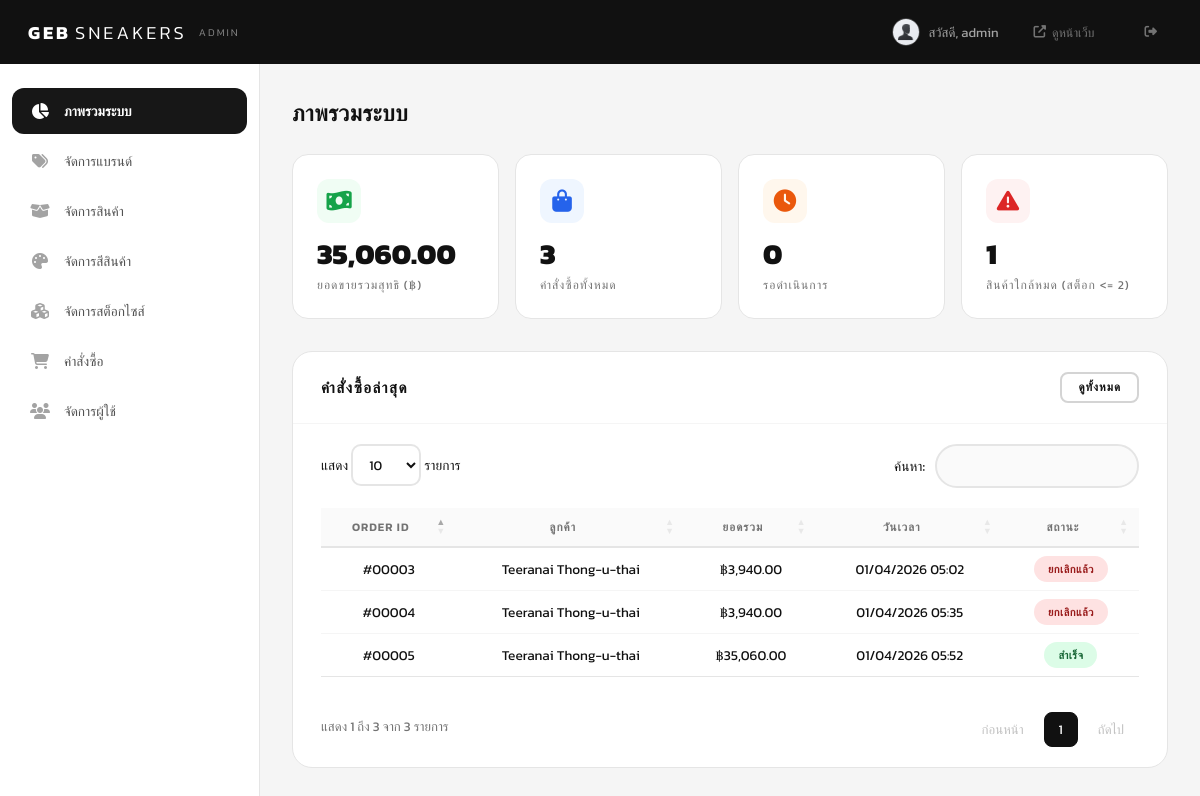
/admin/index.php (signed in), run on the app's committed database.
### tables this page shows
CREATE TABLE `tb_orders` (
  `o_id` int(11) NOT NULL,
  `u_id` int(11) DEFAULT NULL,
  `addr_id` int(11) DEFAULT NULL,
  `o_fullname` varchar(100) DEFAULT NULL,
  `o_phone` varchar(20) DEFAULT NULL,
  `o_address` text DEFAULT NULL,
  `o_total` decimal(10,2) NOT NULL,
  `o_status` enum('pending','confirmed','shipped','done','cancelled') DEFAULT 'pending',
  `admin_note` text DEFAULT NULL,
  `created_at` timestamp NOT NULL DEFAULT current_timestamp(),
  `updated_at` timestamp NOT NULL DEFAULT current_timestamp() ON UPDATE current_timestamp()
);

### admin/pages/dashboard.php (the view)
<?php
$resultTotalSales = $conn->query("SELECT SUM(o_total) as total FROM tb_orders WHERE o_status IN ('confirmed', 'shipped', 'done')");
$totalSales = $resultTotalSales->fetch_assoc()['total'] ?: 0;
$resultTotalOrders = $conn->query("SELECT COUNT(*) as count FROM tb_orders");
$totalOrders = $resultTotalOrders->fetch_assoc()['count'];
$resultPendingOrders = $conn->query("SELECT COUNT(*) as count FROM tb_orders WHERE o_status = 'pending'");
$pendingOrders = $resultPendingOrders->fetch_assoc()['count'];
$resultLowStock = $conn->query("SELECT COUNT(*) as count FROM tb_stock WHERE qty <= 2 AND qty > 0");
$lowStock = $resultLowStock->fetch_assoc()['count'];
$resultRecentOrders = $conn->query("SELECT * FROM tb_orders ORDER BY o_id DESC LIMIT 5");
$recentOrders = $resultRecentOrders->fetch_all(MYSQLI_ASSOC);
?>
<h1 class="admin-page-title">ภาพรวมระบบ</h1>
<div class="stats-grid">
    <a href="?page=orders" class="stat-card">
        <div class="stat-icon" style="color:var(--success);background:#f0fdf4;"><i class="fas fa-money-bill-wave"></i></div>
        <div class="stat-value"><?php echo number_format($totalSales, 2); ?></div>
        <div class="stat-label">ยอดขายรวมสุทธิ (฿)</div>
    </a>
    <a href="?page=orders" class="stat-card">
        <div class="stat-icon" style="color:var(--info);background:#eff6ff;"><i class="fas fa-shopping-bag"></i></div>
        <div class="stat-value"><?php echo $totalOrders; ?></div>
        <div class="stat-label">คำสั่งซื้อทั้งหมด</div>
    </a>
    <a href="?page=orders" class="stat-card">
        <div class="stat-icon" style="color:var(--warning);background:#fff7ed;"><i class="fas fa-clock"></i></div>
        <div class="stat-value"><?php echo $pendingOrders; ?></div>
        <div class="stat-label">รอดำเนินการ</div>
    </a>
    <a href="?page=stock" class="stat-card">
        <div class="stat-icon" style="color:var(--error);background:#fef2f2;"><i class="fas fa-exclamation-triangle"></i></div>
        <div class="stat-value"><?php echo $lowStock; ?></div>
        <div class="stat-label">สินค้าใกล้หมด (สต็อก <= 2)</div>
    </a>
</div>
<div class="admin-card">
    <div class="admin-card-header">
        <h3>คำสั่งซื้อล่าสุด</h3>
        <a href="?page=orders" class="btn btn-sm btn-secondary">ดูทั้งหมด</a>
    </div>
    <div class="admin-card-body" style="padding:0;">
        <table class="admin-table">
            <thead>
                <tr>
                    <th>Order ID</th>
                    <th>ลูกค้า</th>
                    <th>ยอดรวม</th>
                    <th>วันเวลา</th>
                    <th>สถานะ</th>
                </tr>
            </thead>
            <tbody>
                <?php foreach ($recentOrders as $recentOrder): ?>
                <tr>
                    <td>#<?php echo str_pad($recentOrder['o_id'], 5, '0', STR_PAD_LEFT); ?></td>
                    <td><?php echo sanitize($recentOrder['o_fullname']); ?></td>
                    <td><?php echo formatPrice($recentOrder['o_total']); ?></td>
                    <td><?php echo date('d/m/Y H:i', strtotime($recentOrder['created_at'])); ?></td>
                    <td><?php echo getStatusBadge($recentOrder['o_status']); ?></td>
                </tr>
                <?php endforeach; ?>
            </tbody>
        </table>
    </div>
</div>

### inc/function.php (shortened to what this page needs)
<?php
function sanitize($data) {
    return htmlspecialchars(trim($data), ENT_QUOTES, 'UTF-8');
}
function formatPrice($price) {
    return '฿' . number_format($price, 2);
}
function getStatusBadge($status) {
    $map = [
        'pending'   => ['รอดำเนินการ', 'badge-pending'],
        'confirmed' => ['เตรียมจัดส่ง', 'badge-confirmed'],
        'shipped'   => ['จัดส่งแล้ว', 'badge-shipped'],
        'done'      => ['สำเร็จ', 'badge-done'],
        'cancelled' => ['ยกเลิกแล้ว', 'badge-cancelled'],
        'approved'  => ['อนุมัติ', 'badge-done'],
        'rejected'  => ['ปฏิเสธ', 'badge-cancelled'],
    ];
    $info = $map[$status] ?? [$status, 'badge-pending'];
    return '<span class="badge ' . $info[1] . '">' . $info[0] . '</span>';
}

### assets/css/admin.css (style rules this page uses)
* { margin: 0; padding: 0; box-sizing: border-box; }
:root { --black: #111111; --white: #ffffff; --gray-50: #fafafa; --gray-100: #f5f5f5; --gray-200: #e5e5e5; --gray-300: #d4d4d4; --gray-400: #a3a3a3; --gray-500: #737373; --gray-600: #525252; --gray-700: #404040; --gray-800: #262626; --gray-900: #171717; --success: #16a34a; --error: #dc2626; --warning: #ea580c; --info: #2563eb; --font: 'Kanit', sans-serif; --ease: all 0.3s ease; --sidebar-w: 260px; --header-h: 64px; --radius-sm: 8px; --radius-md: 12px; --radius-lg: 16px; --radius-xl: 20px; --radius-pill: 50px; --shadow-sm: 0 1px 3px rgba(0,0,0,0.06); --shadow-md: 0 4px 12px rgba(0,0,0,0.08); --shadow-lg: 0 8px 30px rgba(0,0,0,0.1); }
body { font-family: var(--font); background: var(--gray-100); color: var(--black); min-height: 100vh; }
a { text-decoration: none; color: inherit; }
.admin-page-title { font-size: 1.4rem; font-weight: 800; margin-bottom: 24px; letter-spacing: 0.5px; }
.stats-grid { display: grid; grid-template-columns: repeat(4, 1fr); gap: 16px; margin-bottom: 32px; }
.stat-card { display: block; background: var(--white); padding: 24px; border: 1px solid var(--gray-200); border-radius: var(--radius-lg); transition: var(--ease); color: inherit; }
.stat-card .stat-icon { font-size: 1.4rem; margin-bottom: 14px; width: 44px; height: 44px; display: flex; align-items: center; justify-content: center; border-radius: var(--radius-md); background: var(--gray-50); }
.stat-card .stat-value { font-size: 1.8rem; font-weight: 800; margin-bottom: 4px; line-height: 1.2; }
.stat-card .stat-label { font-size: 0.75rem; color: var(--gray-500); text-transform: uppercase; letter-spacing: 1px; }
.admin-card { background: var(--white); border: 1px solid var(--gray-200); border-radius: var(--radius-xl); margin-bottom: 24px; overflow: hidden; }
.admin-card-header { display: flex; align-items: center; justify-content: space-between; padding: 20px 28px; border-bottom: 1px solid var(--gray-100); }
.admin-card-header h3 { font-size: 0.95rem; font-weight: 700; text-transform: uppercase; letter-spacing: 1.5px; }
.admin-card-body { padding: 28px; }
.admin-table { width: 100%; border-collapse: collapse; }
.admin-table th { background: var(--gray-50); padding: 14px 16px; text-align: left; font-size: 0.72rem; font-weight: 600; text-transform: uppercase; letter-spacing: 1px; color: var(--gray-500); border-bottom: 2px solid var(--gray-200); }
.admin-table td { padding: 14px 16px; font-size: 0.85rem; border-bottom: 1px solid var(--gray-100); vertical-align: middle; }
.admin-table tr:last-child td { border-bottom: none; }
.btn { display: inline-flex; align-items: center; justify-content: center; gap: 8px; padding: 11px 24px; font-family: var(--font); font-size: 0.78rem; font-weight: 600; letter-spacing: 1px; text-transform: uppercase; border: 2px solid transparent; cursor: pointer; transition: var(--ease); border-radius: var(--radius-pill); line-height: 1; white-space: nowrap; }
.btn-secondary { background: var(--white); color: var(--black); border-color: var(--gray-300); }
.btn-sm { padding: 8px 16px; height: auto; min-width: unset; font-size: 0.72rem; border-radius: var(--radius-sm); }
.badge { display: inline-flex; align-items: center; gap: 5px; padding: 5px 14px; font-size: 0.68rem; font-weight: 600; text-transform: uppercase; letter-spacing: 0.5px; border-radius: var(--radius-pill); }
.badge-done { background: #dcfce7; color: #166534; }
.badge-cancelled { background: #fee2e2; color: #991b1b; }

### admin/inc/header.php (style rules this page uses)
table.dataTable { border-collapse: collapse !important; border-spacing: 0; width: 100% !important; margin-bottom: 20px !important; }
table.dataTable thead th, table.dataTable thead td { border-bottom: 2px solid var(--gray-200) !important; padding: 14px 16px; font-weight: 600; text-transform: uppercase; font-size: 0.72rem; text-align: center !important; letter-spacing: 1px; color: var(--gray-500); }
table.dataTable tbody th, table.dataTable tbody td { text-align: center !important; vertical-align: middle; }
table.dataTable.no-footer { border-bottom: 1px solid var(--gray-200) !important; }

### data on the page
tb_orders: o_id "00005", o_fullname "Teeranai Thong-u-thai", o_total "฿35,060.00", created_at "01/04/2026 05:52", o_status "สำเร็จ"
tb_orders: o_id "00004", o_fullname "Teeranai Thong-u-thai", o_total "฿3,940.00", created_at "01/04/2026 05:35", o_status "ยกเลิกแล้ว"
tb_orders: o_id "00003", o_fullname "Teeranai Thong-u-thai", o_total "฿3,940.00", created_at "01/04/2026 05:02", o_status "ยกเลิกแล้ว"

### other printed values
$_SESSION['u_fullname'] "admin"
$totalSales "35,060.00"
$totalOrders "3"
$pendingOrders "0"
$lowStock "1"
